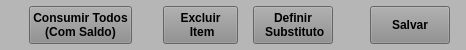
     <widget class="QWidget" name="widget_Cor4" native="true">
      <property name="sizePolicy">
       <sizepolicy hsizetype="Preferred" vsizetype="Fixed">
        <horstretch>0</horstretch>
        <verstretch>0</verstretch>
       </sizepolicy>
      </property>
      <property name="minimumSize">
       <size>
        <width>0</width>
        <height>50</height>
       </size>
      </property>
      <property name="maximumSize">
       <size>
        <width>16777215</width>
        <height>50</height>
       </size>
      </property>
      <property name="styleSheet">
       <string notr="true">background-color: rgb(182, 182, 182);</string>
      </property>
      <layout class="QHBoxLayout" name="horizontalLayout_21">
       <property name="spacing">
        <number>1</number>
       </property>
       <property name="leftMargin">
        <number>1</number>
       </property>
       <property name="topMargin">
        <number>1</number>
       </property>
       <property name="rightMargin">
        <number>1</number>
       </property>
       <property name="bottomMargin">
        <number>1</number>
       </property>
       <item>
        <widget class="QWidget" name="widget_24" native="true">
         <property name="styleSheet">
          <string notr="true"/>
         </property>
         <layout class="QHBoxLayout" name="horizontalLayout_23">
          <property name="leftMargin">
           <number>15</number>
          </property>
          <property name="topMargin">
           <number>5</number>
          </property>
          <property name="rightMargin">
           <number>15</number>
          </property>
          <property name="bottomMargin">
           <number>5</number>
          </property>
          <item>
           <widget class="QLabel" name="label_39">
            <property name="sizePolicy">
             <sizepolicy hsizetype="Preferred" vsizetype="Preferred">
              <horstretch>0</horstretch>
              <verstretch>0</verstretch>
             </sizepolicy>
            </property>
            <property name="minimumSize">
             <size>
              <width>0</width>
              <height>0</height>
             </size>
            </property>
            <property name="text">
             <string/>
            </property>
           </widget>
          </item>
          <item>
           <widget class="QPushButton" name="btn_ConsumoTodos">
            <property name="sizePolicy">
             <sizepolicy hsizetype="Fixed" vsizetype="Preferred">
              <horstretch>0</horstretch>
              <verstretch>0</verstretch>
             </sizepolicy>
            </property>
            <property name="maximumSize">
             <size>
              <width>110</width>
              <height>16777215</height>
             </size>
            </property>
            <property name="font">
             <font>
              <pointsize>9</pointsize>
              <weight>75</weight>
              <bold>true</bold>
             </font>
            </property>
            <property name="cursor">
             <cursorShape>PointingHandCursor</cursorShape>
            </property>
            <property name="layoutDirection">
             <enum>Qt::LeftToRight</enum>
            </property>
            <property name="autoFillBackground">
             <bool>false</bool>
            </property>
            <property name="styleSheet">
             <string notr="true">background-color: rgb(141, 141, 141);</string>
            </property>
            <property name="text">
             <string>Consumir Todos
(Com Saldo)</string>
            </property>
            <property name="checkable">
             <bool>false</bool>
            </property>
            <property name="autoDefault">
             <bool>false</bool>
            </property>
            <property name="default">
             <bool>false</bool>
            </property>
            <property name="flat">
             <bool>false</bool>
            </property>
           </widget>
          </item>
         </layout>
        </widget>
       </item>
       <item>
        <widget class="QWidget" name="widget_25" native="true">
         <property name="styleSheet">
          <string notr="true"/>
         </property>
         <layout class="QHBoxLayout" name="horizontalLayout_24">
          <property name="spacing">
           <number>15</number>
          </property>
          <property name="leftMargin">
           <number>15</number>
          </property>
          <property name="topMargin">
           <number>5</number>
          </property>
          <property name="rightMargin">
           <number>15</number>
          </property>
          <property name="bottomMargin">
           <number>5</number>
          </property>
          <item>
           <widget class="QPushButton" name="btn_Excluir_Item">
            <property name="sizePolicy">
             <sizepolicy hsizetype="Fixed" vsizetype="Preferred">
              <horstretch>0</horstretch>
              <verstretch>0</verstretch>
             </sizepolicy>
            </property>
            <property name="maximumSize">
             <size>
              <width>75</width>
              <height>16777215</height>
             </size>
            </property>
            <property name="font">
             <font>
              <pointsize>9</pointsize>
              <weight>75</weight>
              <bold>true</bold>
             </font>
            </property>
            <property name="cursor">
             <cursorShape>PointingHandCursor</cursorShape>
            </property>
            <property name="layoutDirection">
             <enum>Qt::LeftToRight</enum>
            </property>
            <property name="autoFillBackground">
             <bool>false</bool>
            </property>
            <property name="styleSheet">
             <string notr="true">background-color: rgb(141, 141, 141);</string>
            </property>
            <property name="text">
             <string>Excluir 
 Item</string>
            </property>
            <property name="checkable">
             <bool>false</bool>
            </property>
            <property name="autoDefault">
             <bool>false</bool>
            </property>
            <property name="default">
             <bool>false</bool>
            </property>
            <property name="flat">
             <bool>false</bool>
            </property>
           </widget>
          </item>
          <item>
           <widget class="QPushButton" name="btn_Define_Substituto">
            <property name="sizePolicy">
             <sizepolicy hsizetype="Fixed" vsizetype="Preferred">
              <horstretch>0</horstretch>
              <verstretch>0</verstretch>
             </sizepolicy>
            </property>
            <property name="maximumSize">
             <size>
              <width>80</width>
              <height>16777215</height>
             </size>
            </property>
            <property name="font">
             <font>
              <pointsize>9</pointsize>
              <weight>75</weight>
              <bold>true</bold>
             </font>
            </property>
            <property name="cursor">
             <cursorShape>PointingHandCursor</cursorShape>
            </property>
            <property name="layoutDirection">
             <enum>Qt::LeftToRight</enum>
            </property>
            <property name="autoFillBackground">
             <bool>false</bool>
            </property>
            <property name="styleSheet">
             <string notr="true">background-color: rgb(141, 141, 141);</string>
            </property>
            <property name="text">
             <string>Definir 
 Substituto</string>
            </property>
            <property name="checkable">
             <bool>false</bool>
            </property>
            <property name="autoDefault">
             <bool>false</bool>
            </property>
            <property name="default">
             <bool>false</bool>
            </property>
            <property name="flat">
             <bool>false</bool>
            </property>
           </widget>
          </item>
          <item>
           <widget class="QLabel" name="label_40">
            <property name="text">
             <string/>
            </property>
           </widget>
          </item>
          <item>
           <widget class="QPushButton" name="btn_Salvar">
            <property name="sizePolicy">
             <sizepolicy hsizetype="Fixed" vsizetype="Preferred">
              <horstretch>0</horstretch>
              <verstretch>0</verstretch>
             </sizepolicy>
            </property>
            <property name="maximumSize">
             <size>
              <width>80</width>
              <height>16777215</height>
             </size>
            </property>
            <property name="font">
             <font>
              <pointsize>9</pointsize>
              <weight>75</weight>
              <bold>true</bold>
             </font>
            </property>
            <property name="cursor">
             <cursorShape>PointingHandCursor</cursorShape>
            </property>
            <property name="styleSheet">
             <string notr="true">background-color: rgb(141, 141, 141);</string>
            </property>
            <property name="text">
             <string>Salvar</string>
            </property>
           </widget>
          </item>
         </layout>
        </widget>
       </item>
      </layout>
     </widget>
